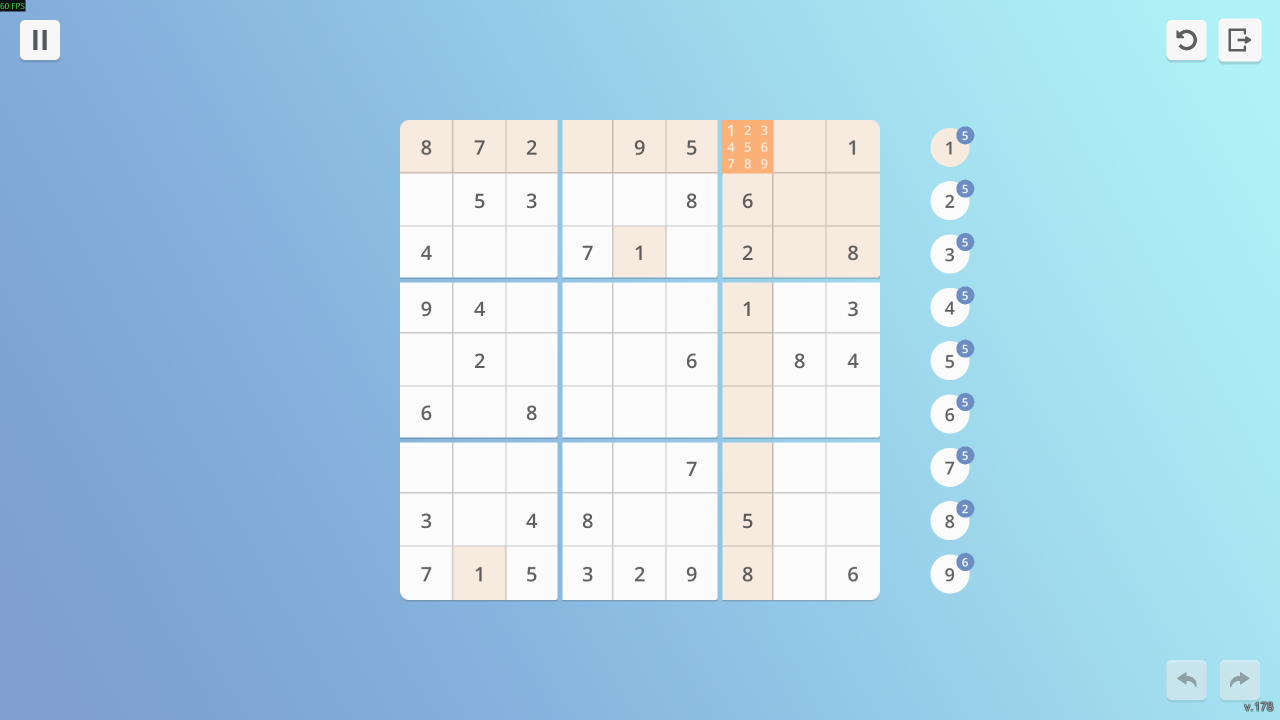
#> input picture src/sudoku_assistant/universe/tests/fixtures/board.png, 2560 x 1440 px (shown at 1/2 size)
$ python -i vision.py   (imports and definitions only)
#> lines starting #> are read from the running program, lines starting #| are printed output that depends on the picture; after the words box and inside, x2 and y2 are one past the last pixel; in counts of white or black regions, pixels touching at a corner belong together
"""Image-only recognition for the supplied 16:9 Sudoku Universe layout."""
from dataclasses import dataclass
from pathlib import Path
from functools import lru_cache
import sys

import numpy as np
from PIL import Image, ImageFilter

SIZE = (2048, 1152)
BOARD = (640, 192, 1408, 960)
DIFFICULTIES = {
    "简单": (277, 332), "中等": (277, 418), "困难": (277, 505), "无限": (277, 590),
    "Master Ninja": (277, 714), "Pro Pack": (277, 808),
    "Pro Pack 2": (277, 903), "Pro Pack 3": (277, 999),
}
LEVEL_GROUPS = ("简单", "中等", "困难", "Master Ninja", "Pro Pack", "Pro Pack 2", "Pro Pack 3")
LEVEL_LAYOUTS = {
    "简单": (1,30,(423,576,730)),
    "中等": (31,30,(423,576,730)),
    "困难": (61,40,(346,499,653,807)),
    "Master Ninja": (101,50,(269,423,576,730,883)),
    "Pro Pack": (151,25,(423,576,730)),
    "Pro Pack 2": (176,25,(423,576,730)),
    "Pro Pack 3": (201,25,(423,576,730)),
}
ENDLESS_CHOICES = {"简单": (864,577), "中等": (1024,577), "困难": (1184,577)}


def resource_dir():
    return Path(__file__).resolve().parent / "assets"


def orange_mask(a):
    a = np.asarray(a).astype(int)
    return (a[:, :, 0] - a[:, :, 1] > 20) & (a[:, :, 1] - a[:, :, 2] > 20)


# [11 lines left out: functions completion_template, completion_visible, not called in this run]


class RecognitionError(ValueError):
    pass


class MenuNotReady(RecognitionError):
    pass


@dataclass(frozen=True)
class LevelMenu:
    group: str
    remaining: tuple
    centers: tuple
    completed: int
    total: int


@dataclass
class Reading:
    board: list
    scores: list
    frame: Image.Image


def canonical(image):
    w, h = image.size
    if abs(w / h - 16 / 9) > 0.035:
        raise RecognitionError("目前支持 16:9 游戏画面，请使用 2560×1440 全屏。")
    return image.convert("RGB").resize(SIZE, Image.Resampling.LANCZOS)


# [7 lines left out: function cell_box, not called in this run]


def cell_center(r, c):
    x0, y0, x1, y1 = cell_box(r, c)
    return (x0 + x1) / 2, (y0 + y1) / 2


# [105 lines left out: functions digit_point, board_visible, level_menu_visible, intervals, selected_level_group, endless_menu_visible and 1 more, not called in this run]


def available_levels(frame):
    return list(inspect_level_menu(frame).centers)


# [52 lines left out: functions glyph_mask, components, not called in this run]


def normalize(mask):
    yy, xx = np.nonzero(mask)
    if not len(xx):
        raise RecognitionError("数字模板为空。")
    tight = mask[yy.min():yy.max() + 1, xx.min():xx.max() + 1]
    h, w = tight.shape
    scale = min(28 / w, 36 / h)
    nw, nh = max(1, round(w * scale)), max(1, round(h * scale))
    resized = Image.fromarray(tight.astype(np.uint8) * 255).resize((nw, nh), Image.Resampling.LANCZOS)
    canvas = np.zeros((40, 32), dtype=np.float32)
    x, y = (32 - nw) // 2, (40 - nh) // 2
    canvas[y:y + nh, x:x + nw] = np.asarray(resized) / 255
    return canvas


# [6 lines left out: function similarity, not called in this run]


class Recognizer:
    def __init__(self, assets=None):
        source = Path(assets) if assets else resource_dir() / "digits.npz"
        with np.load(source, allow_pickle=False) as data:
            self.templates = {n: data[str(n)].copy() for n in range(1, 10)}
        # The game's player-entered values use a heavier face than the givens
        # and right-hand counters. Match both weights for all nine digits.
        self.template_variants = {}
        for n, template in self.templates.items():
            binary = Image.fromarray((template > 0.45).astype(np.uint8) * 255)
            variants = [template]
            for width in (3, 5):
                heavier = binary.filter(ImageFilter.MaxFilter(width))
                variants.append(normalize(np.asarray(heavier) > 127))
            self.template_variants[n] = variants

        # Prefer actual player glyphs over approximations of the counter font.
        players = source.parent / "player-digits.npz"
        if players.exists():
            self.load_player_samples(players)

    def load_player_samples(self, path):
        with np.load(path, allow_pickle=False) as data:
            for n in range(1, 10):
                if str(n) not in data:
                    continue
                samples = data[str(n)]
                if samples.ndim == 2:
                    samples = samples[None, :, :]
                if samples.ndim != 3 or samples.shape[1:] != (40, 32) or not np.isfinite(samples).all():
                    raise RecognitionError("保存的数字字形数据格式错误。")
                self.template_variants[n].extend(sample.copy() for sample in samples[:8])

    # [16 lines left out: function cell_sample, not called in this run]

    def candidates(self, sample):
        return sorted(((max(similarity(sample, template) for template in variants), n)
                       for n, variants in self.template_variants.items()), reverse=True)

    # [10 lines left out: function read_cell, not called in this run]

    def read(self, image):
        frame = canonical(image)
        if not board_visible(frame):
            raise RecognitionError("未识别到完整棋盘；请关闭弹窗并进入数独关卡。")
        board, scores = [], []
        for r in range(9):
            for c in range(9):
                n, confidence = self.read_cell(frame, r, c)
                board.append(n)
                scores.append(confidence)
        if sum(n > 0 for n in board) < 17:
            raise RecognitionError("识别出的有效数字不足 17 个，请检查画面或截图。")
        return Reading(board, scores, frame)

>>> import cv2
>>> picture = cv2.imread('tests/fixtures/board.png', cv2.IMREAD_GRAYSCALE)
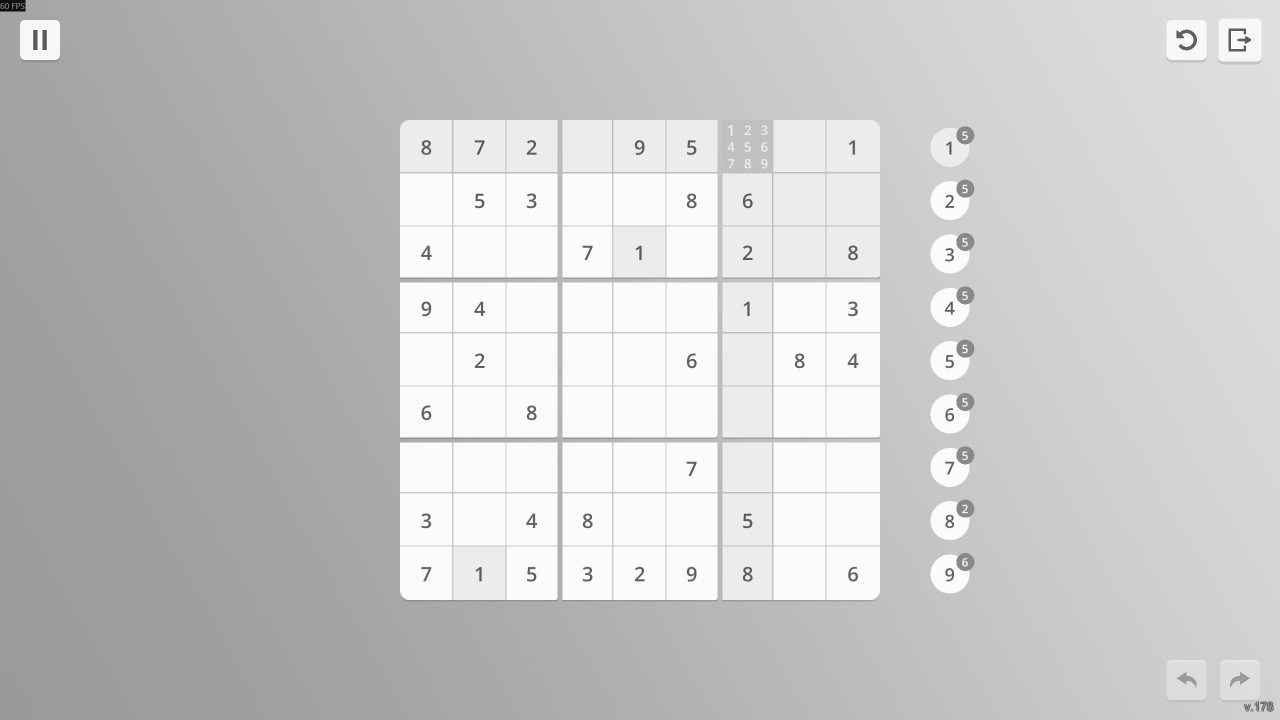
#> picture: shape (1440, 2560) (shown at 1/2 size); min 17, max 251, mean 200.4
>>> result = Recognizer().read(picture)
#> (reads src/sudoku_assistant/universe/assets/digits.npz from the repository)
#> the loop in __init__, `for n, template in self.templates.items():` made 9 passes
#> pass 1, in __init__, `binary = Image.fromarray((template > 0.45).astype(np.uint8) * 255)`:
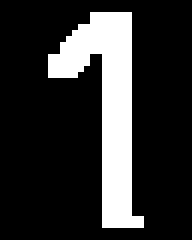
#> binary: PIL image 32x40 L (shown 6 times larger); 18.9% white; 1 white region, box (x1, y1, x2, y2) and area: (8, 2, 24, 38) 242
#> pass 1, in normalize, `resized = Image.fromarray(tight.astype(np.uint8) * 255).resize((nw, nh..`:
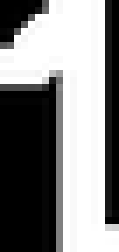
#> resized: PIL image 17x36 L (shown 7 times larger); min 0, max 255, mean 132.4
#> pass 1, in normalize (call 2), `tight = mask[yy.min():yy.max() + 1, xx.min():xx.max() + 1]`:
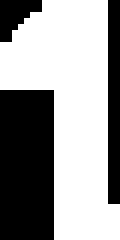
#> tight: shape (40, 20) bool (shown 6 times larger); 59.6% white; 3 black regions, box (x1, y1, x2, y2) and area: (0, 15, 9, 40) 225, (18, 0, 20, 34) 68, (0, 0, 7, 7) 30
#> pass 1, in normalize (call 2), `resized = Image.fromarray(tight.astype(np.uint8) * 255).resize((nw, nh..`:
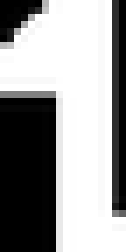
#> resized: PIL image 18x36 L (shown 7 times larger); min 0, max 255, mean 151.5
#> after the loop in __init__, `for n, template in self.templates.items():`: self.template_variants = 9 items
#> (reads src/sudoku_assistant/universe/assets/player-digits.npz from the repository)
#> (the run stopped early here; a loop or call above may not have finished)
